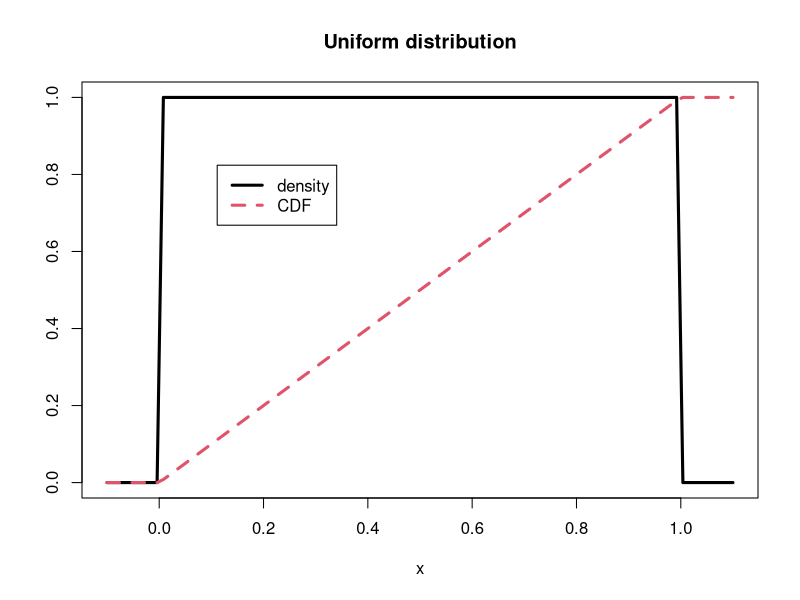
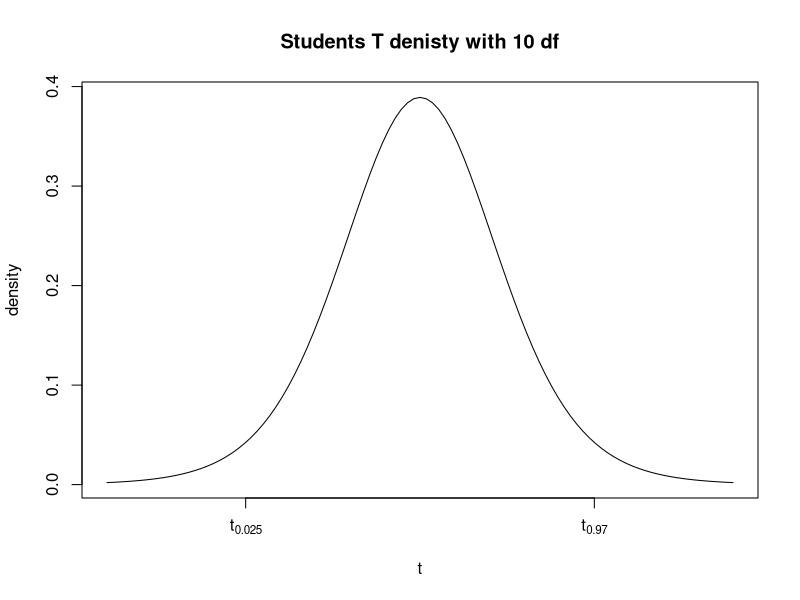
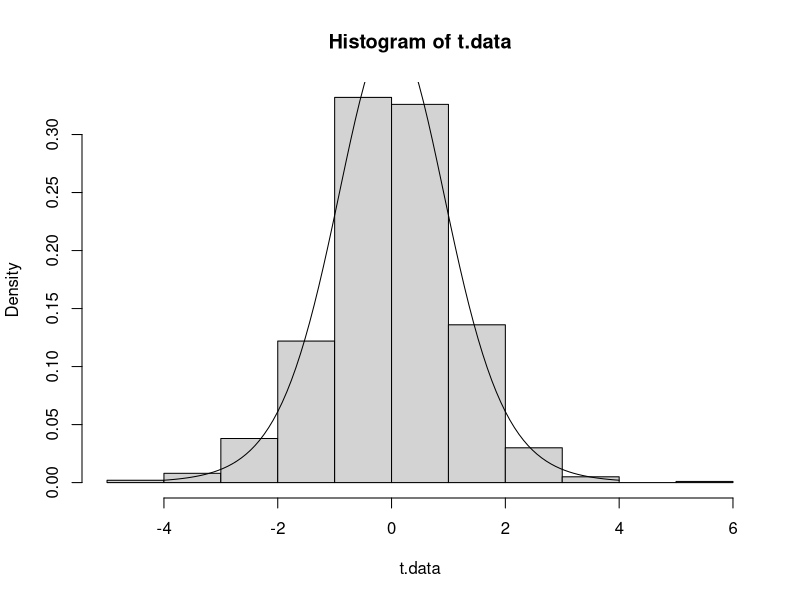
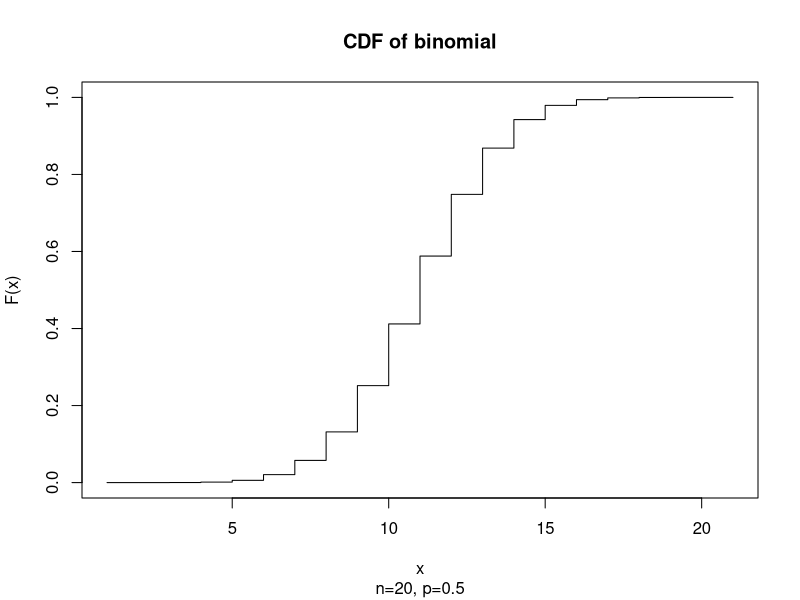
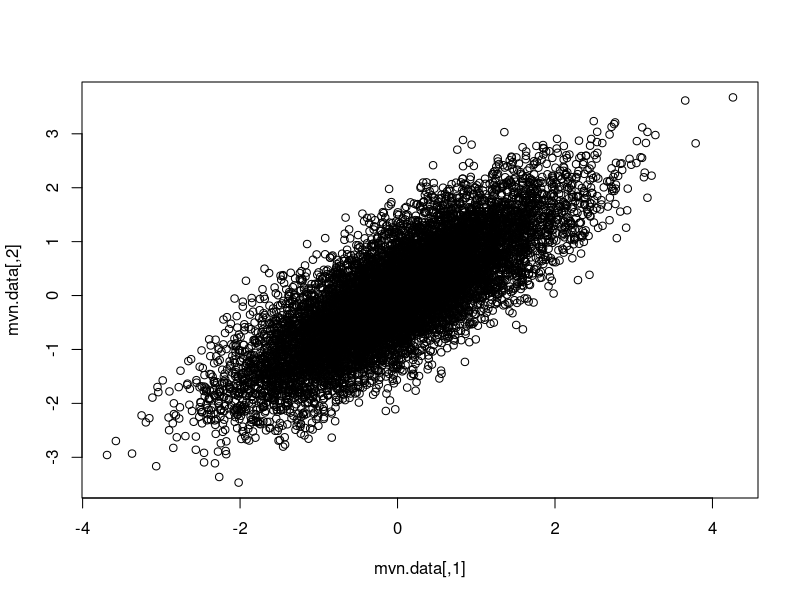
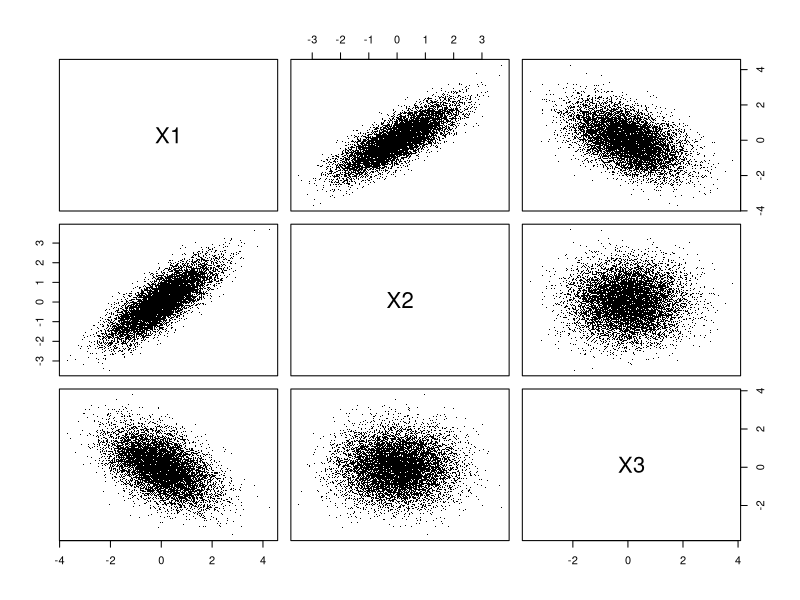
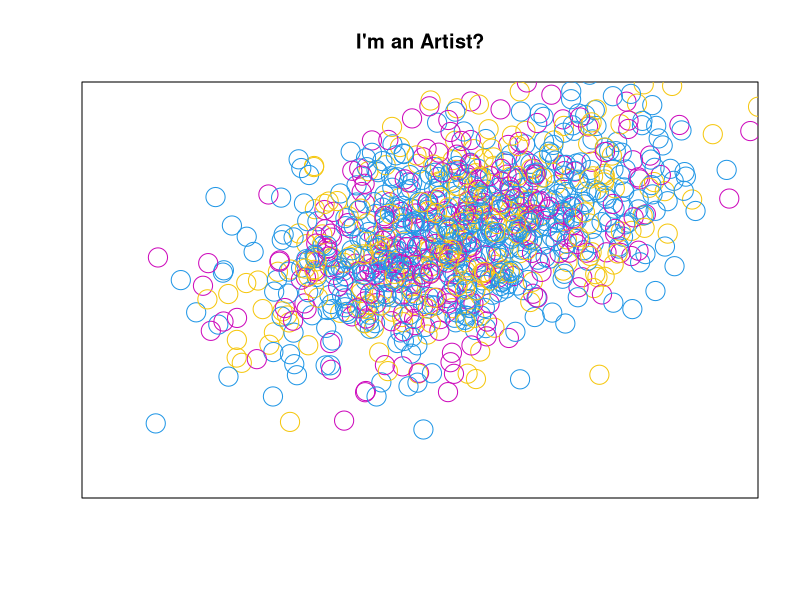

Write R code to recreate these figures, in order.
rm(list = ls())
###########################################
# Day 8: Data Management II
# Reading:5.1 - 5.3 
# https://cran.r-project.org/doc/contrib/Short-refcard.pdf                     
# Objectives:
#  1. Numerical functions
#  2. Character functions                           			
#  3. Apply functions
###########################################
# 
########################### 
# Motivating Data
###########################
Student <- c("John Davis", "Angela Williams", "Bullwinkle Moose",
               "David Jones", "Janice Markhammer", "Cheryl Cushing",
               "Reuven Ytzrhak", "Greg Knox", "Joel England",
               "Mary Rayburn")
Math <- c(502, 600, 412, 358, 495, 512, 410, 625, 573, 522)
Science <- c(95, 99, 80, 82, 75, 85, 80, 95, 89, 86)
English <- c(25, 22, 18, 15, 20, 28, 15, 30, 27, 18)
roster <- data.frame(Student, Math, Science, English,
                       stringsAsFactors=FALSE)
roster 
#
#
########################### 
# Numerical Functions
###########################
#
# Notes: 
#  - See https://cran.r-project.org/doc/contrib/Short-refcard.pdf
#  - Mathematical functions: abs,sqrt,ceiling, floor, trunc, round, signif
#    cos, sin, tan, log, exp
#  - Statistical functions: mean, median, sd, mad, quantile, range, sum, 
#    min, max, scale
#  - Probability functions: (quantile,probability, random number, density) 
#    dnorm,rnorm,qnorm,pnorm,
#    dbinom,rbinom,pbinom,qbinom, 
#    rf,df,pf,qf, 
#    rt,dt,pt,qt, 
#    runif,dunif,punif,qunif... (see url) 
#  
# Example: see url above for more.  Just try them out and read help file.
args(pt)
help(pt)
args(rbinom)
help(rbinom)
args(dnorm)
help(dnorm)

options(digits=2)	
runif(10)
runif(10)
set.seed(1)
runif(10)
set.seed(1)
runif(10)
help(curve)
curve(dunif(x), xlim = c(-.1,1.1), lwd =3, ylab = "",
 main="Uniform distribution")
curve(punif(x), lwd = 3, lty =2, col =2, add = T)
legend(x="topleft", legend = c("density", "CDF"), 
 lty = c(1,2), col = c(1,2),lwd=3, inset = 0.2) 

punif(.7)
dunif(.7)
punif(-.2)
dunif(1.2)

curve(dt(x, df = 10), main = "Students T denisty with 10 df", 
	xlim = c(-4,4), ylab = "density", xlab = "t", xaxt="n")
qt(c(.025,.975),10)
pt(-2.2,10)
axis(side =1, cex =2, at=qt(c(.025,.975), df =10), 
  labels = c(expression(t[.025]),expression(t[.975])))
t.data<-rt(1000,10)
hist(t.data, probability=T)
curve(dt(x, df = 10), main = "Students T denisty with 10 df", 
	xlim = c(-4,4), ylab = "density", xlab = "t", xaxt="n", add= T)
mean(t.data<2.228)
pt(2.228,df=10)

plot(pbinom(0:20, size =20, p=.5), type = "s", 
 main="CDF of binomial", sub="n=20, p=0.5", ylab="F(x)",xlab="x")

library(MASS)
help(mvrnorm)
mu<-rep(0,3)
Sigma<-matrix(c(1,.8,-.5,.8,1,0,-.5,0,1),nrow=3)
Sigma
mvn.data<-mvrnorm(10000,mu = mu, Sigma=Sigma)
plot(mvn.data)
plot(data.frame(mvn.data), pch = ".")


# The beauty of randomization 
plot(NULL,xlim = c(-3,3), ylim = c(-3,3), xlab = "", ylab = "",
main = "I'm an Artist?", xaxt="n", yaxt="n")
# Rerun the code below 
col<-sample(1:50,4)
mu<-rnorm(2)
rho<-2*(rbeta(1,.5,.5) - .5)
Sigma<-matrix(c(1,rho,rho,1),2)
n<-rpois(1,lambda=1000)
x<-mvrnorm(n,mu,Sigma)
points(x,xlab="",ylab="",cex = runif(1,.5,3),col=col, xlim = c(-5,5),ylim = c(-5,5))

########################### 
# Character Functions
###########################
#
# Notes: 
# - Character functions manipulate characters/texts
# - Main functions are
#  nchar, sustr, grep, sub, strsplit, paste, toupper, tolower, cat	
# - strsplit and paste are most common 
x<-"I am Josh Habiger"
help(strsplit)
strsplit(x, split = " ")
First<-strsplit(x, split = " ")[[1]][3]
Last<-strsplit(x,split=" ")[[1]][4]
First
Last
paste(First,Last)
strsplit(x, split = "ig")


########################### 
# Apply functions 
###########################
#
# Notes:
# - apply() is apply functions to rows,columns, etc.
# - see also by() and help files for other functions
# Psuedo Code:
#  apply(my.data, margin, my.function)
#
#
# Example:
apply(roster[-1],2,mean)
apply(roster[-1],2, mean, trim = .2)
sums<-apply(roster[-1],1,sum)
cbind(roster[1], sums)


########################### 
# Revisiting Example 
###########################

roster 

# Goals
# 1. Combine scores to get a single score for each student
# 2. Assigne a letter grade using a Bell Curve
# 3. Sort Alphabetically
#

# 1. 
# Observe scores aren't on same scale
# 
Math
scale(Math)
(Math - mean(Math))/sd(Math)

z <- scale(roster[,2:4])
z		
score <- apply(z, 1, mean)		
score
roster <- cbind(roster, score)
roster	

# 2. 
y <- quantile(score, c(.8,.6,.4,.2))
y		
roster$grade[score >= y[1]] <- "A"		
roster

roster$grade[score < y[1] & score >= y[2]] <- "B"		
roster$grade[score < y[2] & score >= y[3]] <- "C"		
roster$grade[score < y[3] & score >= y[4]] <- "D"		
roster$grade[score < y[4]] <- "F"		
roster

# 3. 
name <- strsplit((roster$Student), " ")
name

# Wierd trick: '[' is a function
'['(c(5,10),1)
'['(c(5,10),2)

sapply(name, "[",2)
Lastname <- sapply(name, '[', 2)		
Firstname <- sapply(name, '[', 1)		

roster <- cbind(Firstname,Lastname, roster[,-1])		
roster <- roster[order(Lastname,Firstname),]
roster
